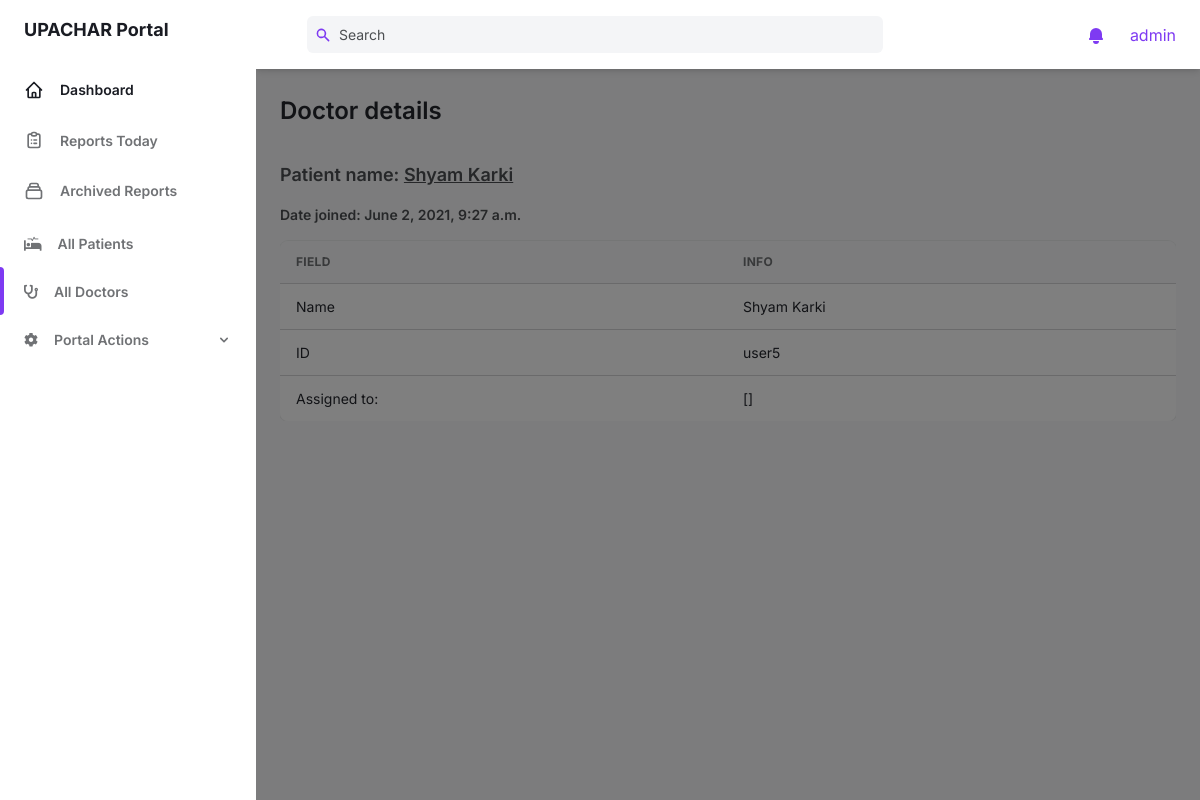
/portal/all_doctors/13/ (signed in), run on the app's committed database.
### users/models.py (models this page shows, shortened)
class Profile(models.Model):
    user = models.OneToOneField(User, on_delete=models.CASCADE)
    name = models.CharField(max_length=32, null=True, blank=True)
    phone_no = models.CharField(max_length=10, null=True, blank=True)
    hospital_name = models.CharField(max_length=32, null=True, blank=True)
    hospital_ward_name = models.CharField(max_length=32, null=True, blank=True)
    address = models.CharField(max_length=32, null=True, blank=True)
    province = models.IntegerField(choices=PROVINCES, null=True, blank=True)
    occupation = models.CharField(max_length=34, null=True, blank=True)
    sex = models.CharField(choices=SEX, max_length=1, null=True, blank=True)
    age = models.PositiveIntegerField(null=True, blank=True)
    day_of_pcr_positive = models.PositiveIntegerField(null=True, blank=True)
    PCR_CT_value = models.DecimalField(decimal_places=5, max_digits=10, null=True, blank=True)
    vaccination_status = models.CharField(max_length=1, choices=YES_NO, null=True, blank=True)
    prevalent_conditions = models.JSONField(null=True, blank=True)
    stage_of_patient = models.CharField(max_length=8, choices=STAGES, null=True, blank=True)
    comorbidity_problems = models.JSONField(null=True, blank=True)
    smoking_status = models.CharField(max_length=10, choices=SMOKER_STATUS, null=True, blank=True)
    user_type = models.CharField(max_length=8, choices=USER_TYPES, default='patient')
    assigned_to = models.ForeignKey(User, null=True, blank=True, on_delete=models.CASCADE, related_name='assigned')
    def get_assigned_all(self):
        assigned = self.user.assigned.all()
        return [patient.name for patient in assigned]

### portal/views.py (the view)
# urls.py: path('all_doctors/<int:pk>/', doctor_detail_view, name='doctor_detail'),
@login_required
def doctor_detail_view(request, pk):
    context = {
        'page': 'all_doctors',
        'profile': Profile.objects.get(pk=pk),
    }
    return render(request, 'portal/doctor_detail.html', context)

### portal/templates/portal/doctor_detail.html (shortened to what this page needs)
{% extends 'portal/base.html' %}
{% load static %}
{% load custom_tags %}
{% block content %}
<main class="h-full overflow-y-auto">
    <div class="container px-6 mx-auto grid">
        <h2 class="mt-6 text-2xl font-semibold text-gray-700 dark:text-gray-200">
            Doctor details
        </h2>
        <div class="my-8 w-full overflow-hidden">
            <div class="text-gray-700 dark:text-gray-300">
                <h4 class="mb-4 text-lg font-semibold text-gray-600 dark:text-gray-300">
                    Patient name: <u>{{ profile.name }}</u>
                </h4>
                <h5 class="mb-4 text-sm font-semibold text-gray-600 dark:text-gray-300">
                    Date joined: {{ profile.user.date_joined }}
                    <div class="w-full overflow-hidden rounded-lg shadow-xs">
                        <div class="w-full overflow-x-auto">
                            <table class="w-full whitespace-no-wrap">
                                <thead>
                                    <tr
                                        class="text-xs font-semibold tracking-wide text-left text-gray-500 uppercase border-b dark:border-gray-700 bg-gray-50 dark:text-gray-400 dark:bg-gray-800">
                                        <th class="px-4 py-3">Field</th>
                                        <th class="px-4 py-3">Info</th>
                                    </tr>
                                </thead>
                                <tbody class="bg-white divide-y dark:divide-gray-700 dark:bg-gray-800">
                                    <tr class="text-gray-700 dark:text-gray-400">
                                        <td class="px-4 py-3">
                                            <div class="flex items-center text-sm">
                                                Name
                                            </div>
                                        </td>
                                        <td class="px-4 py-3 text-sm">
                                            {{ profile.name }}
                                        </td>
                                    </tr>
                                    <tr class="text-gray-700 dark:text-gray-400">
                                        <td class="px-4 py-3">
                                            <div class="flex items-center text-sm">
                                                ID
                                            </div>
                                        </td>
                                        <td class="px-4 py-3 text-sm">
                                            {{ profile.user }}
                                        </td>
                                    </tr>
                                    <tr class="text-gray-700 dark:text-gray-400">
                                        <td class="px-4 py-3">
                                            <div class="flex items-center text-sm">
                                                Assigned to:
                                            </div>
                                        </td>
                                        <td class="px-4 py-3 text-sm">
                                            {{ profile.get_assigned_all }}
                                        </td>
                                    </tr>
                                </tbody>
                            </table>
                        </div>
                    </div>
            </div>
        </div>
    </div>
</main>
{% endblock %}

### portal/templates/portal/header_bar.html (shortened to what this page needs)
<header class="z-10 py-4 bg-white shadow-md dark:bg-gray-800">
    <div
        class="container flex items-center justify-between h-full px-6 mx-auto text-purple-600 dark:text-purple-300">
        <div class="flex justify-center flex-1 lg:mr-32">
            <div class="relative w-full max-w-xl mr-6 focus-within:text-purple-500">
                <div class="absolute inset-y-0 flex items-center pl-2">
                    <svg class="w-4 h-4" aria-hidden="true" fill="currentColor" viewBox="0 0 20 20">
                        <path fill-rule="evenodd"
                            d="M8 4a4 4 0 100 8 4 4 0 000-8zM2 8a6 6 0 1110.89 3.476l4.817 4.817a1 1 0 01-1.414 1.414l-4.816-4.816A6 6 0 012 8z"
                            clip-rule="evenodd"></path>
                    </svg>
                </div>
                <input
                    class="w-full pl-8 pr-2 text-sm text-gray-700 placeholder-gray-600 bg-gray-100 border-0 rounded-md dark:placeholder-gray-500 dark:focus:shadow-outline-gray dark:focus:placeholder-gray-600 dark:bg-gray-700 dark:text-gray-200 focus:placeholder-gray-500 focus:bg-white focus:border-purple-300 focus:outline-none focus:shadow-outline-purple form-input"
                    type="text" placeholder="Search" aria-label="Search" />
            </div>
        </div>
        <ul class="flex items-center flex-shrink-0 space-x-6">
            <li class="relative">
                <button
                    class="relative align-middle rounded-md focus:outline-none focus:shadow-outline-purple"
                    @click="toggleNotificationsMenu" @keydown.escape="closeNotificationsMenu"
                    aria-label="Notifications" aria-haspopup="true">
                    <svg class="w-5 h-5" aria-hidden="true" fill="currentColor" viewBox="0 0 20 20">
                        <path
                            d="M10 2a6 6 0 00-6 6v3.586l-.707.707A1 1 0 004 14h12a1 1 0 00.707-1.707L16 11.586V8a6 6 0 00-6-6zM10 18a3 3 0 01-3-3h6a3 3 0 01-3 3z">
                        </path>
                    </svg>
                </button>
            </li>
            <li class="relative">
                <button class="align-middle rounded-full focus:shadow-outline-purple focus:outline-none"
                    @click="toggleProfileMenu" @keydown.escape="closeProfileMenu" aria-label="Account"
                    aria-haspopup="true">
                        {{ request.user }}
                </button>
            </li>
        </ul>
    </div>
</header>

### data on the page
Profile: name "Shyam Karki", user.date_joined "June 2, 2021, 9:27 a.m.", user "user5", get_assigned_all "[]"

### other printed values
{{ request.user }} "admin"
